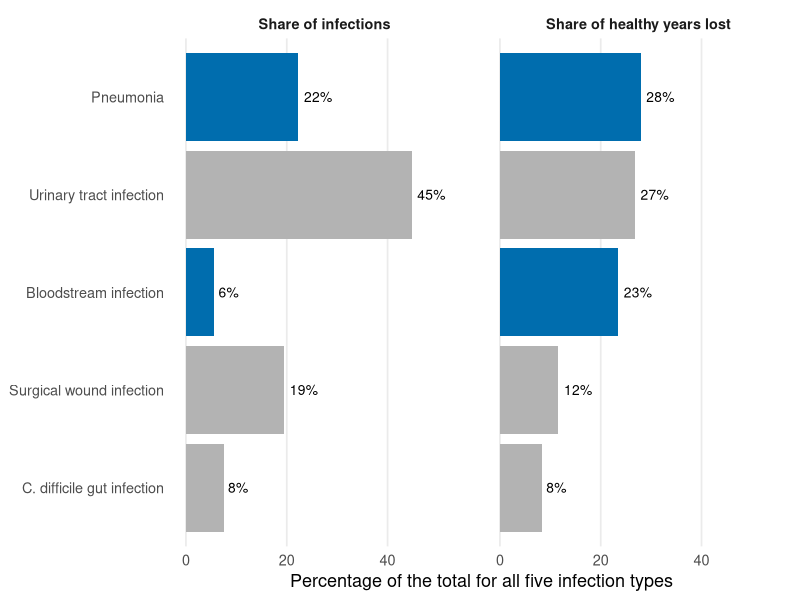

R code for this plot:
## ---- chunk 1
#| label: setup
library(tidyverse)
## ---- chunk 2
#| label: tbl-compare
#| tbl-cap: "Germany had fewer infections per hospital patient but more per 100,000 people than the European (EU/EEA) average, 2011–12."

# Values reported in Zacher et al. (2019), rounded for readers
germany_vs_eu <- tibble(
  `How it is counted` = c(
    "New infections per 100 hospital patients",
    "New infections per 100,000 people",
    "Healthy years lost per 100,000 people"
  ),
  Germany = c("2.4", "592", "308"),
  `European average` = c("2.8", "468", "290"),
  `What the comparison suggests` = c(
    "Lower in Germany",
    "Higher in Germany",
    "Difference uncertain"
  )
)

knitr::kable(germany_vs_eu, align = "lrrl")
## ---- chunk 3
#| label: fig-shares
#| fig-cap: "Pneumonia and bloodstream infections (blue) made up a larger share of healthy years lost than of infections. Germany, 2011. Shares calculated from Zacher et al. (2019)."
#| fig-width: 8
#| fig-height: 3.5

# Cases and healthy years lost (DALYs) for each infection type in Germany
hai_germany <- tibble(
  infection = c(
    "Pneumonia",
    "Urinary tract infection",
    "Bloodstream infection",
    "Surgical wound infection",
    "C. difficile gut infection"
  ),
  cases = c(106586, 214150, 26976, 93222, 36002),
  dalys = c(69508, 66701, 58350, 28842, 20890)
)

# Totals for all five types
total_cases <- 478222
total_dalys <- 248920

hai_shares <- hai_germany |>
  mutate(
    `Share of infections` = cases / total_cases * 100,
    `Share of healthy years lost` = dalys / total_dalys * 100,
    highlight = ifelse(infection == "Pneumonia" | infection == "Bloodstream infection",
                       "Yes", "No")
  ) |>
  pivot_longer(
    cols = c(`Share of infections`, `Share of healthy years lost`),
    names_to = "share_type",
    values_to = "percent"
  ) |>
  mutate(share_type = factor(share_type,
                             levels = c("Share of infections", "Share of healthy years lost")))

ggplot(
  hai_shares,
  aes(
    x = percent,
    y = fct_reorder(infection, dalys),
    fill = highlight
  )
) +
  geom_col() +
  geom_text(
    aes(label = paste0(round(percent), "%")),
    hjust = -0.2,
    size = 3.5
  ) +
  facet_wrap(~ share_type) +
  scale_fill_manual(values = c("Yes" = "#006DAE", "No" = "grey70"),
                    guide = "none") +
  expand_limits(x = 55) +
  labs(
    x = "Percentage of the total for all five infection types",
    y = NULL
  ) +
  theme_minimal(base_size = 13) +
  theme(
    panel.grid.major.y = element_blank(),
    panel.grid.minor = element_blank(),
    strip.text = element_text(face = "bold")
  )
